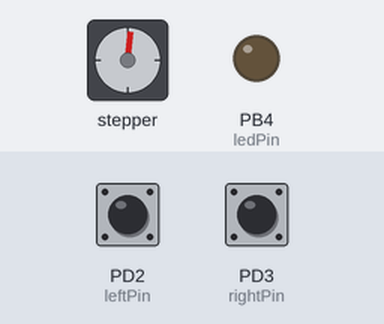
A program run on a simulated ATmega328P, built with avr-gcc and emulated at 1 MHz (the files do not name the chip). Shown: stepper motor, output pins drawn as LEDs (lit = HIGH). Wiring (inferred from the names in the program): stepper motor driver (200 steps per turn assumed): step PD5; direction PD6. Inputs (shaded band) come from the test bench; at power-on: PD2 (leftPin) HIGH, PD3 (rightPin) HIGH. The board resets itself during the run and starts again; pins used as bus, display or sensor lines are not drawn.

Above: at 1.8 s.
1.9 s: PD2 (leftPin) pulled LOW for 0.65 s
At 3.4 s:
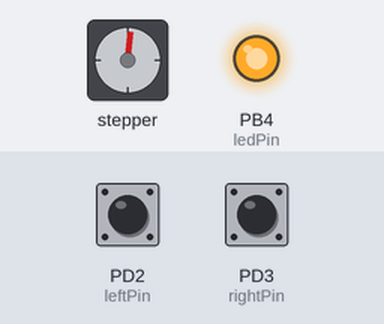
At 16.84 s:
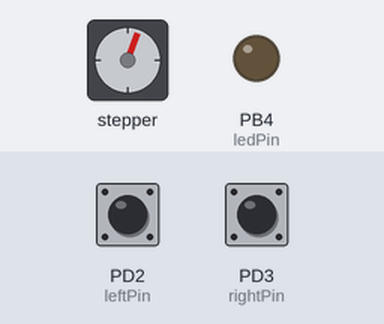
Timing chart, 0 to 18.5 s (numbered marks = the images above; inputs shaded):
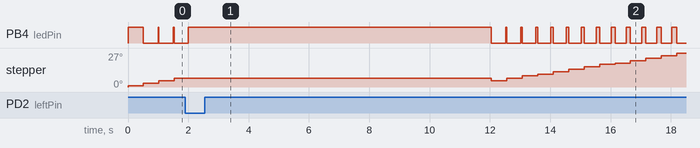

Measured:
- by itself, PB4 (ledPin): repeats every 0.51 s: LOW 0.47 s, HIGH 0.04 s

The program:

main.c
```c
#define F_CPU 1000000UL
#include <avr/io.h>
#include <util/delay.h>
#include <avr/interrupt.h>
#include <avr/eeprom.h>
#include <avr/wdt.h>
#define setBit(sfr, bit)     (_SFR_BYTE(sfr) |= (1 << bit))
#define clearBit(sfr, bit)   (_SFR_BYTE(sfr) &= ~(1 << bit))
#define toggleBit(sfr, bit) (_SFR_BYTE(sfr) ^= (1 << bit))
#define getBit(sfr, bit)	(_SFR_BYTE(sfr) & (1<<(bit)))
#define	leftPin PD2
#define rightPin PD3
#define	stepPin PD5            //Define Step pin
#define dirPin PD6            //Define Direction pin
#define fastPin PB1
#define slowPin PB2
#define ledPin PB4
#define AddrEeprom 0
uint16_t microsec;
ISR (TIMER1_COMPA_vect){
	PORTB ^= _BV(ledPin);
}
void timer1_init(){
	TCCR1B |= (1 << WGM12); //enable CTC mode

	OCR1A = 488; //about 2 Hz with 1024 prescale

	TCCR1B |= (1 << CS10) | (1 << CS12); // Set up timer with 1024 prescale

	TIMSK1 |= (1 << OCIE1A); //enable timer1 CTC interrupt
	sei();
}

void my_delay_us(uint16_t us)
{
	while (0 < us)
	{
		_delay_us(1);
		--us;
	}
}

void FastSlow(){
					if (bit_is_clear(PINB, fastPin) && !bit_is_clear(PINB, slowPin))
					{
						setBit(PORTB, ledPin);
						microsec = microsec - 200;
						eeprom_update_word((uint16_t *) AddrEeprom, microsec);
						_delay_ms(200);
						if (microsec <= 750)
						{
							microsec = 750;
						}
					}
					if (bit_is_clear(PINB, slowPin) && !bit_is_clear(PINB, fastPin))
					{
						setBit(PORTB, ledPin);
						microsec = microsec + 200;
						eeprom_update_word((uint16_t *) AddrEeprom, microsec);
						_delay_ms(200);
						if (microsec >= 2500)
						{
							microsec = 2500;
						}
					}
}

int main(void)
{
	DDRD |= (1<<dirPin)|(1<<stepPin);     // Configure PORT as output
	DDRD &= ~_BV(leftPin);
	DDRD &= ~_BV(rightPin);
	DDRB &= ~_BV(fastPin);//âõîä
	DDRB &= ~_BV(slowPin);
	DDRB |= (1<<ledPin); //out
	PORTD |= (1 << leftPin) | (1 << rightPin); //óñòàíîâèòü "1" íà ëèíèè  ïîðòà B
	PORTB |= (1 << fastPin) | (1 << slowPin); //óñòàíîâèòü "1" íà ëèíèè  ïîðòà B
	setBit(PORTB, ledPin);
	//eeprom_write_word((uint16_t *) AddrEeprom, 1000);
    microsec = eeprom_read_word((uint16_t*)AddrEeprom);
	wdt_enable (WDTO_500MS);
	timer1_init();
	for (;;)
	{
		while(!bit_is_clear(PIND, leftPin)){
			wdt_enable (WDTO_500MS);
			PORTD |= (1<<dirPin);                //Make high to rotate motor in clockwise direction
			PORTD |=(1<<stepPin);
			my_delay_us(microsec);
			//_delay_us(1500);
			PORTD &=~(1<<stepPin);
			my_delay_us(microsec);
			//_delay_us(1500);
			FastSlow();

		}
		clearBit(TIMSK1, OCIE1A);
		setBit(PORTB, ledPin);
		wdt_disable();
		_delay_ms(10000);
		setBit(TIMSK1, OCIE1A);
		while(!bit_is_clear(PIND, rightPin)){
			wdt_enable (WDTO_500MS);
			PORTD &= ~(1<<dirPin);              //Make low to rotate motor in anti-clockwise direction
			PORTD |=(1<<stepPin);
			//_delay_us(1500);
			my_delay_us(microsec);
			PORTD &=~(1<<stepPin);
			my_delay_us(microsec);
			//_delay_us(1500);
			FastSlow();
		}
		clearBit(TIMSK1, OCIE1A);
		setBit(PORTB, ledPin);
		wdt_disable();
		_delay_ms(10000);
		setBit(TIMSK1, OCIE1A);
	}
}
```
